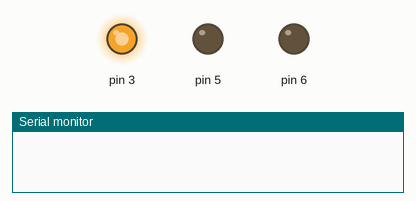
Recording of a sketch running on a simulated Arduino Uno, built with avr-gcc and run on an emulated ATmega328P. On the bench: output pins drawn as LEDs (lit = HIGH), the last lines printed to the serial monitor. Random numbers use the default seed unless the sketch sets one.

Above: at 0.05 s.
At 5.11 s:
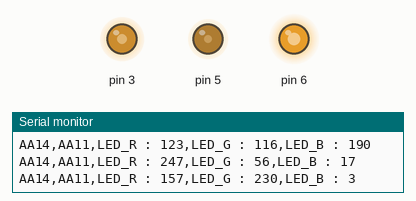
At 9.92 s:
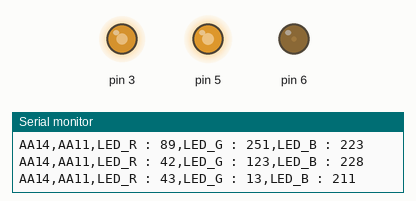
At 19.95 s:
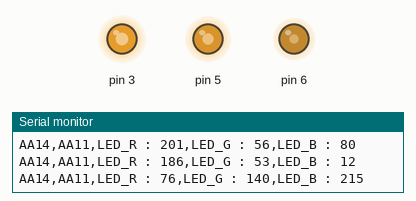
At 29.57 s:
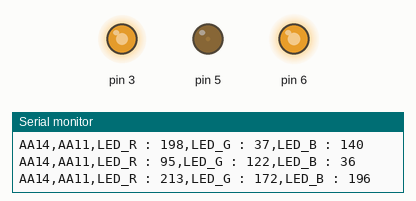
At 39.6 s:
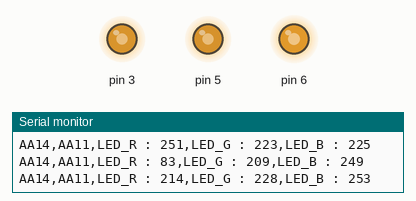
Timing chart, 0 to 40.0 s (numbered marks = the images above):
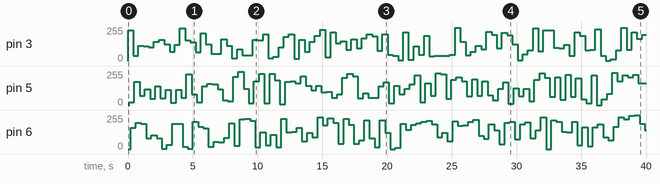

Measured:
- by itself, pin 3: 0/255 → 232/255 at 0.00 s, → 38/255 0.40 s later, → 114/255 0.40 s later, → 109/255 0.40 s later, … (100 changes in this stretch)
- by itself, pin 5: 0/255 → 19/255 at 0.10 s, → 175/255 0.40 s later, → 68/255 0.40 s later, → 120/255 0.40 s later, … (100 changes in this stretch)
- by itself, pin 6: 0/255 → 158/255 at 0.20 s, → 197/255 0.40 s later, → 188/255 0.40 s later, → 80/255 0.40 s later, … (100 changes in this stretch)

The sketch:

sketch04_pwm_3_leds.ino
```cpp
int pwm1 = 0;
int pwm2 = 0;
int pwm3 = 0;

int ledR = 3;
int ledG = 5;
int ledB = 6;

void setup()
{
  Serial.begin(9600);
}

void loop()
{
  pwm1 = random(0,255);
  pwm2 = random(0,255);
  pwm3 = random(0,255);

  pwmLed(ledR, pwm1);
  pwmLed(ledG, pwm2);
  pwmLed(ledB, pwm3);

  Serial.print("AA14,AA11,LED_R : ");
  Serial.print(pwm1);
  Serial.print(",LED_G : ");
  Serial.print(pwm2);
  Serial.print(",LED_B : ");
  Serial.println(pwm3);
  delay(100);
}

void pwmLed(int led, int pwmValue)
{
  analogWrite(led,pwmValue);
  delay(100);
}
```
